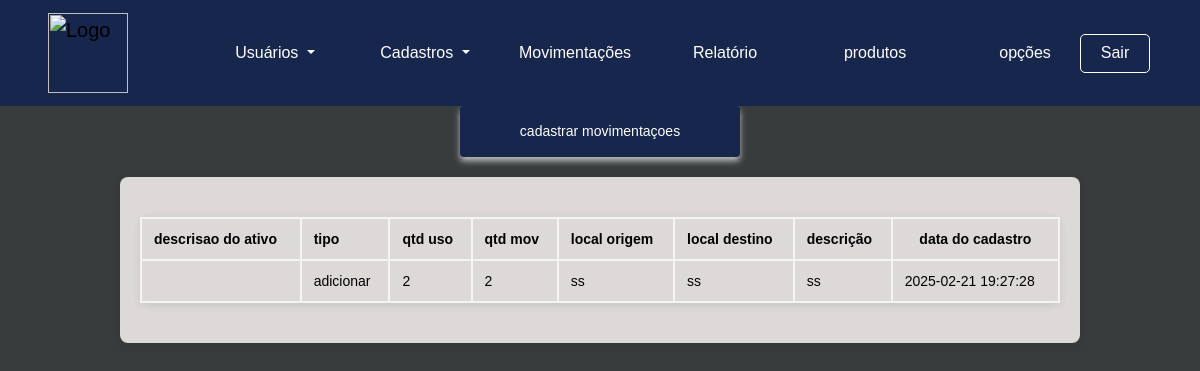
Screenshot of /visao/movimentacoes.php (signed in) with the database file from the repository.
### visao/movimentacoes.php (the view, shortened to what this page needs)
<?php
include('cabecalho.php');
include('menu_superior.php');
include('../controle/funcoes.php');
$sql="SELECT
localOrigem,
localDestino,
dataMovimentaçao,
descriçaoMovimentaçao,
quantidadeUso,
tipoMovimentacao,
quantidadeMov,
(SELECT usuario from usuario u where u.idUsuario= m.idUsuario) as usuario,
(SELECT descriçaoAtivo from ativos a where a.idAtivo= m.idAtivo) as ativos,
(select quantidadeAtivo from ativos a where a.idAtivo = m.idAtivo) as quantidadeTotalAtivo
FROM
 movimentaçao m
where m.statusMov= 'S';
";
$result=mysqli_query($conexao,$sql)or die(false);
$ativos_bd=$result->fetch_all(MYSQLI_ASSOC);
?>
<head>
    <link rel="stylesheet" href="../css/movimentacao.css">
</head>
<div class="centralizado">
<button type="button" id="btn_modal" onclick="limpar_modal()" class="btn btn-primary" data-bs-toggle="modal" data-bs-target="#movimentaçoes" data-bs-whatever="@mdo">cadastrar movimentaçoes</button>
</div>
<body>
    <div class="container" >
        <table class="table">
    <thead>
        <tr>
        <th scope="col">descrisao do ativo</th>
        <th scope="col">tipo</th>
        <th scope="col">qtd uso</th>
        <th scope="col">qtd mov</th>
        <th scope="col">local origem</th>
        <th scope="col">local destino</th>
        <th scope="col">descrição</th>
        <th style="text-align:center;">data do cadastro</th>
        </tr>
        </thead>
        <tbody>
        <?php
        foreach($ativos_bd as $i){
            ?>
            <tr>
            <td><?php echo $i['ativos'];?></td>
            <td><?php echo $i['tipoMovimentacao'];?></td>
            <td><?php echo $i['quantidadeUso'];?></td>
            <td><?php echo $i['quantidadeMov'];?></td>
            <td><?php echo $i['localOrigem'];?></td>
            <td><?php echo $i['localDestino'];?></td>
            <td><?php echo $i['descriçaoMovimentaçao'];?></td>
            <td><?php echo $i['dataMovimentaçao'];?></td>
            </tr>
    <?php
    }
    ?>
        </tbody>
        </table>
        </body>

### css/movimentacao.css (style rules this page uses)
* { margin: 0; padding: 0; box-sizing: border-box; }
body { font-family: 'Arial', sans-serif; background-color: #383c3d; color: #333; }
.container { width: 80%; margin: 20px auto; padding: 20px; background-color: #ddd9d9; border-radius: 8px; box-shadow: 0 2px 10px rgba(0, 0, 0, 0.1); }
.table { width: 100%; margin: 20px auto; border-collapse: collapse; border-radius: 8px; box-shadow: 0 2px 10px rgba(0, 0, 0, 0.1); }
.table thead { background-color: #007bff; color: #fff; text-align: left; }
.table th, .table td { padding: 12px; font-size: 14px; border: 2px solid #f4f4f4; background-color: #ddd9d9; }
.btn { padding: 8px 16px; border: none; border-radius: 5px; cursor: pointer; transition: background-color 0.3s ease; }
.btn-primary { background-color: #ff2600; color: #fff; }
html, body { height: 100%; margin: 0; }
.centralizado { display: flex; justify-content: center; align-items: center; height: auto; }
.btn-primary { background-color: #17264d; color: #fff; padding: 15px 60px; font-size: 14px; border: none; border-radius: 4px; box-shadow: 0 4px 6px rgba(247, 247, 247, 0.699); transition: background-color 0.3s, box-shadow 0.3s; }

### visao/menu_superior.php (style rules this page uses)
body { font-family: Arial, sans-serif; margin: 0; padding: 0; background-color: #f4f4f4; }

### rows the page displays
movimentaçao: tipoMovimentacao "adicionar", quantidadeUso "2", quantidadeMov "2", localOrigem "ss", localDestino "ss", descriçaoMovimentaçao "ss", dataMovimentaçao "2025-02-21 19:27:28"
